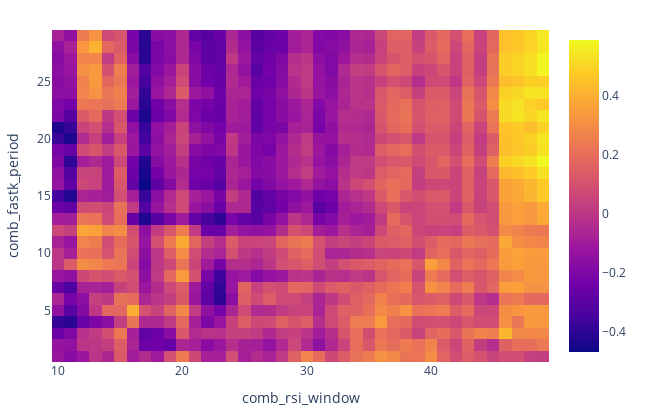

The notebook cell this image was saved under:
### Code cell
fig=short_pf.sharpe_ratio().vbt.heatmap(
    x_level='comb_rsi_window',
    y_level='comb_fastk_period',
)
fig.show()

### Figure 1 — Plotly figure (JSON) as saved in the notebook; plotly's stock layout.template omitted (floating-point values rounded to 4 significant figures; data arrays with more than 128 entries replaced by an {"elided": "..."} marker saying what was removed)
{"data": [{"colorscale": [[0, "#0d0887"], [0.1111, "#46039f"], [0.2222, "#7201a8"], [0.3333, "#9c179e"], [0.4444, "#bd3786"], [0.5556, "#d8576b"], [0.6667, "#ed7953"], [0.7778, "#fb9f3a"], [0.8889, "#fdca26"], [1, "#f0f921"]], "hoverongaps": false, "hovertemplate": "comb_rsi_window: %{x}<br>comb_fastk_period: %{y}<br>value: %{z}<extra></extra>", "type": "heatmap", "uid": "50594504-ed7f-48fc-b0ac-8517714d9941", "x": [10, 11, 12, 13, 14, 15, 16, 17, 18, 19, 20, 21, 22, 23, 24, 25, 26, 27, 28, 29, 30, 31, 32, 33, 34, 35, 36, 37, 38, 39, 40, 41, 42, 43, 44, 45, 46, 47, 48, 49], "y": [1, 2, 3, 4, 5, 6, 7, 8, 9, 10, 11, 12, 13, 14, 15, 16, 17, 18, 19, 20, 21, 22, 23, 24, 25, 26, 27, 28, 29], "z": {"elided": "29x40 float values"}}], "layout": {"height": 416, "legend": {"orientation": "h", "traceorder": "normal", "x": 1, "xanchor": "right", "y": 1.02, "yanchor": "bottom"}, "margin": {"b": 30, "l": 30, "r": 30, "t": 30}, "width": 645, "xaxis": {"title": {"text": "comb_rsi_window"}}, "yaxis": {"title": {"text": "comb_fastk_period"}}}}
